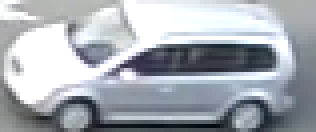
#> input picture RetailOpenCV/1.png, 79 x 33 px, found by its file name (shown 4 times larger)
$ python features.py   (older library calls are emulated)
#> lines starting #> are read from the running program, lines starting #| are printed output that depends on the picture
import numpy as np
import cv2
from matplotlib import pyplot as plt


def drawMatches(img1, kp1, img2, kp2, matches):
    """
    My own implementation of cv2.drawMatches as OpenCV 2.4.9
    does not have this function available but it's supported in
    OpenCV 3.0.0

    This function takes in two images with their associated
    keypoints, as well as a list of DMatch data structure (matches)
    that contains which keypoints matched in which images.

    An image will be produced where a montage is shown with
    the first image followed by the second image beside it.

    Keypoints are delineated with circles, while lines are connected
    between matching keypoints.

    img1,img2 - Grayscale images
    kp1,kp2 - Detected list of keypoints through any of the OpenCV keypoint
              detection algorithms
    matches - A list of matches of corresponding keypoints through any
              OpenCV keypoint matching algorithm
    """

    # Create a new output image that concatenates the two images together
    # (a.k.a) a montage
    rows1 = img1.shape[0]
    cols1 = img1.shape[1]
    rows2 = img2.shape[0]
    cols2 = img2.shape[1]

    out = np.zeros((max([rows1,rows2]),cols1+cols2,3), dtype='uint8')

    # Place the first image to the left
    out[:rows1,:cols1,:] = np.dstack([img1, img1, img1])

    # Place the next image to the right of it
    out[:rows2,cols1:cols1+cols2,:] = np.dstack([img2, img2, img2])

    # For each pair of points we have between both images
    # draw circles, then connect a line between them
    for mat in matches:

        # Get the matching keypoints for each of the images
        img1_idx = mat.queryIdx
        img2_idx = mat.trainIdx

        # x - columns
        # y - rows
        (x1,y1) = kp1[img1_idx].pt
        (x2,y2) = kp2[img2_idx].pt

        # Draw a small circle at both co-ordinates
        # radius 4
        # colour blue
        # thickness = 1
        cv2.circle(out, (int(x1),int(y1)), 4, (255, 0, 0), 1)
        cv2.circle(out, (int(x2)+cols1,int(y2)), 4, (255, 0, 0), 1)

        # Draw a line in between the two points
        # thickness = 1
        # colour blue
        cv2.line(out, (int(x1),int(y1)), (int(x2)+cols1,int(y2)), (255, 0, 0), 1)


    # Show the image
    cv2.imshow('Matched Features', out)
    cv2.waitKey(0)
    cv2.destroyAllWindows()

# [49 lines left out: function draw_matches, not called in this run]


img1 = cv2.imread("1.png", 0)
#> img1: shape (33, 79); min 7, max 255, mean 170.4
img2 = cv2.imread("100.png", 0)
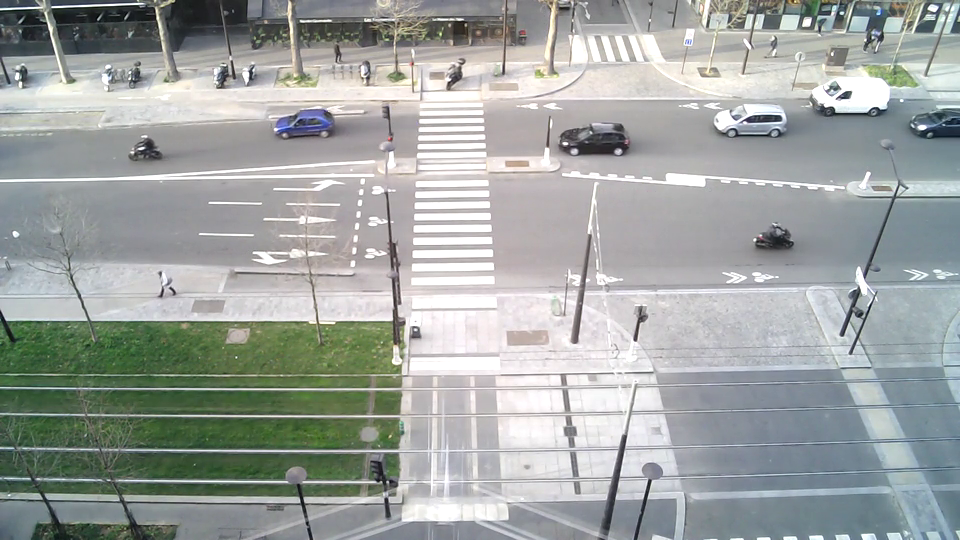
#> input picture RetailOpenCV/100.png, 960 x 540 px, found by its file name
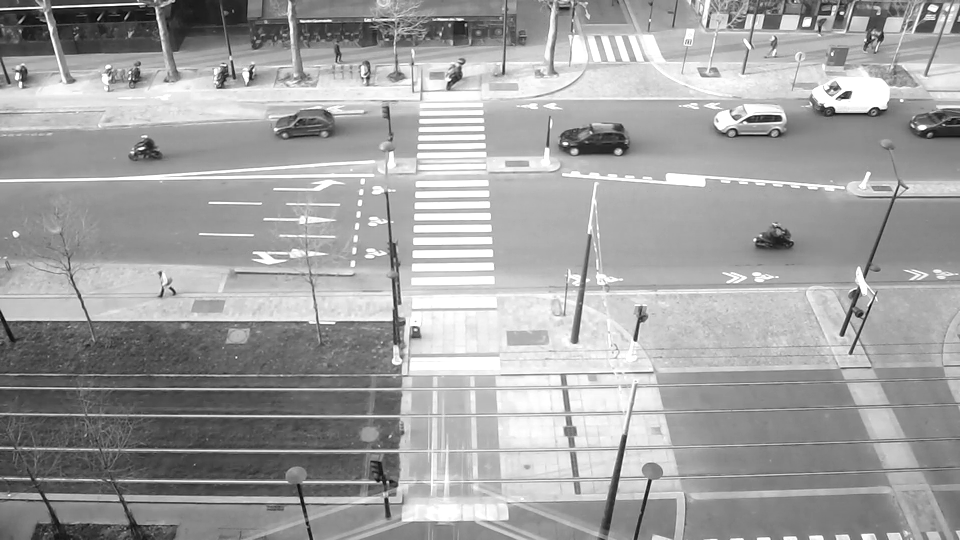
#> img2: shape (540, 960); min 0, max 255, mean 161.9

orb  = cv2.ORB()

kp1, des1 = orb.detectAndCompute(img1, None)
#> kp1 = (); des1 = None
kp2, des2 = orb.detectAndCompute(img2, None)
#> kp2 = 500 keypoints; strongest (x, y, size): (780, 118, 37.2), (832, 107, 31), (836, 111, 31), (564, 144, 31)

bf = cv2.BFMatcher(cv2.NORM_HAMMING, crossCheck=False)

matches = bf.match(des1, des2)
#> matches = ()

matches = sorted(matches, key = lambda x:x.distance)
#> matches = []

out = drawMatches(img1, kp1, img2, kp2, matches)
#> in drawMatches, `out[:rows1,:cols1,:] = np.dstack([img1, img1, img1])`:
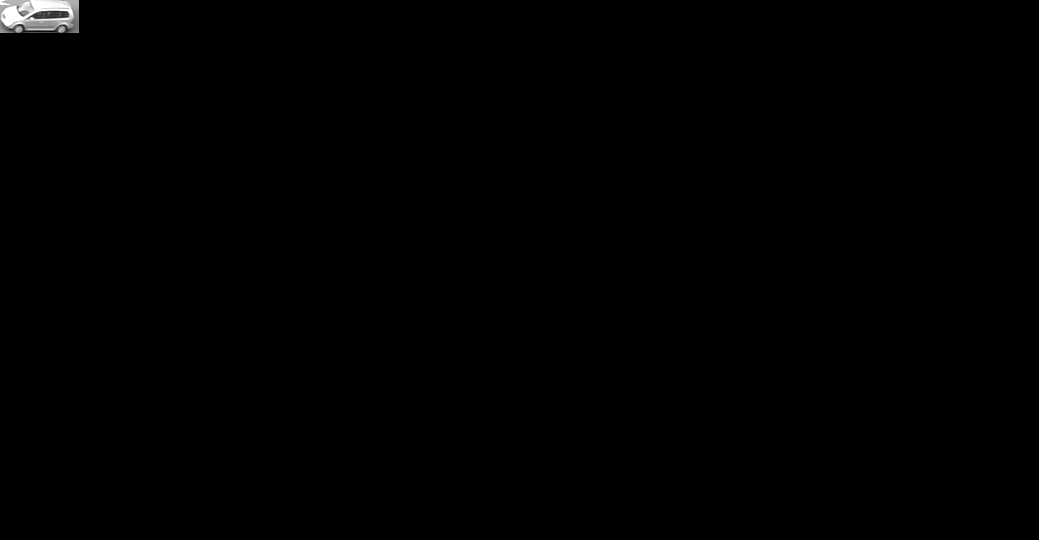
#> out: shape (540, 1039, 3); min 0, max 255, mean 0.8
#> in drawMatches, `out[:rows2,cols1:cols1+cols2,:] = np.dstack([img2, img2, img2])`:
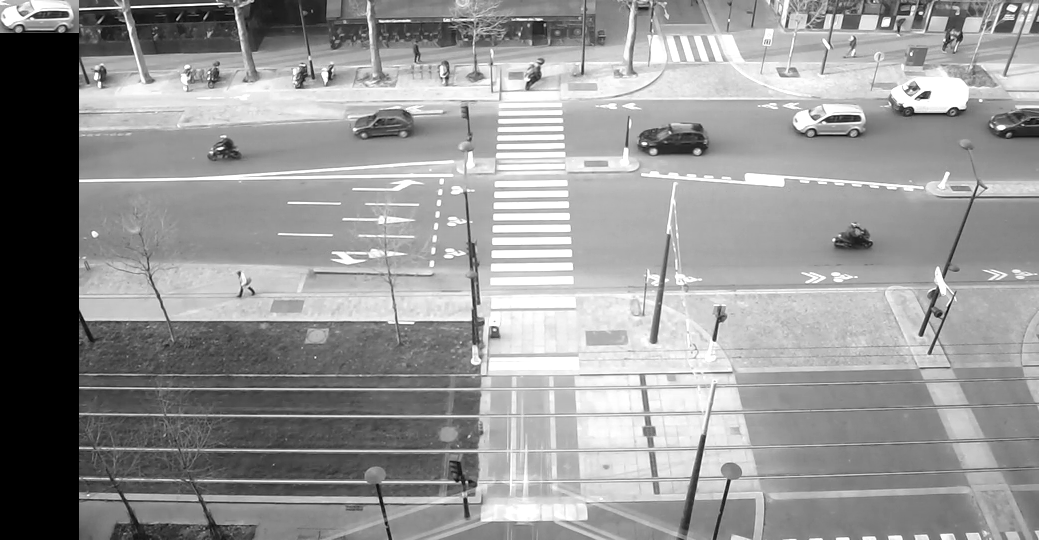
#> out: shape (540, 1039, 3); min 0, max 255, mean 150.3
